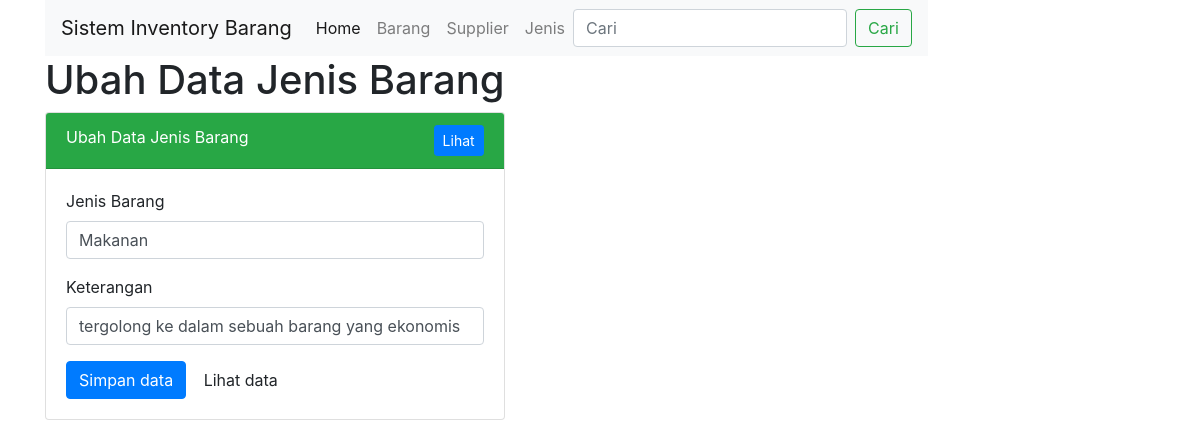
/views/edit_jenis.php?id_jenis=4, run on the app's committed database.
### tables this page shows
CREATE TABLE `jenis` (
  `id` int(11) NOT NULL,
  `nama_jenis` varchar(50) NOT NULL,
  `keterangan` varchar(50) NOT NULL
);

### database/database.php (called while the page is built, shortened)
<?php
class Database{
    private $host = 'localhost';
    private $user = 'root';
    private $pass = '';
    private $database = 'inventory_management';
    protected $db;
    function __construct()
    {
        if(!isset($this->db)){
            $this->db = new PDO("mysql:host={$this->host};dbname={$this->database}", $this->user, $this->pass);
        }
        return $this->db;
    }
}
?>

### Controllers/JenisController.php (called while the page is built, shortened)
<?php
include_once('../database/database.php');
class Jenis extends Database{
    public function get_by_id($id){
        $query = $this->db->prepare("SELECT * FROM jenis where id=?");
        $query->bindParam(1, $id);
        $query->execute();
        return $query->fetch();
    }
}
?>

### views/edit_jenis.php (the view, shortened to what this page needs)
<!DOCTYPE html>
<html>
<head>
        <link rel="stylesheet" href="https://stackpath.bootstrapcdn.com/bootstrap/4.3.1/css/bootstrap.min.css">
</head>
<link rel="stylesheet" type="text/css" href="assets/css/bootstrap.min.css">
<body>
    <div class="container">
        <div class="row justify-content-md">
            <div class="col-md-auto">
                <nav class="navbar navbar-expand-lg navbar-light bg-light">
                    <a class="navbar-brand" href="index.php?page=home">Sistem Inventory Barang</a>
                    <div class="collapse navbar-collapse" id="navbarSupportedContent">
                    <ul class="navbar-nav mr-auto">
                        <li class="nav-item active">
                        <a class="nav-link" href="index.php?page=home">Home <span class="sr-only">(current)</span></a>
                        </li>
                        <li class="nav-item">
                        <a class="nav-link" href="index.php?page=barang">Barang</a>
                        </li>
                        <li class="nav-item">
                        <a class="nav-link" href="index.php?page=supplier">Supplier</a>
                        </li>
                        <li class="nav-item">
                        <a class="nav-link" href="index.php?page=jenis">Jenis</a>
                        </li>
                    </ul>
                    <form class="form-inline my-2 my-lg-0">
                        <input class="form-control mr-sm-2" type="search" placeholder="Cari" aria-label="Cari">
                        <button class="btn btn-outline-success my-2 my-sm-0" type="submit">Cari</button>
                    </form>
                </nav>
            </div>
	<div class="col-md-auto">
		<h1>Ubah Data Jenis Barang</h1>
		<div class="card">
			<div class="card-header bg-success text-white ">
				Ubah Data Jenis Barang <a href="supplier.php?page=supplier" class="btn btn-sm btn-primary float-right">Lihat</a>
			</div>
			<div class="card-body">
				<?php
				   include '../Controllers/JenisController.php';
                    $id = $_GET['id_jenis'];
					$crud = new Jenis();
					$row = $crud->get_by_id($id);
				?>
            <form action="" method="post" role="form">
					<div class="form-group">
						<label>Jenis Barang</label>
						<input type="text" name="jenis_barang" class="form-control" value="<?= $row['nama_jenis']; ?>">
					</div>
                    <div class="form-group">
						<label>Keterangan</label>
						<input type="text" name="keterangan" class="form-control" value="<?= $row['keterangan']; ?>">
					</div>
					<button type="submit" class="btn btn-primary" name="submit" value="simpan">Simpan data</button>
                    <a class="btn btn-default" href="index.php?page=jenis" role="button">Lihat data</a>
				</form>
			</div>
		</div>
	</div>
	</div>
</body>
</html>

### data on the page
jenis: jenis_barang "Makanan", keterangan "tergolong ke dalam sebuah barang yang ekonomis"
